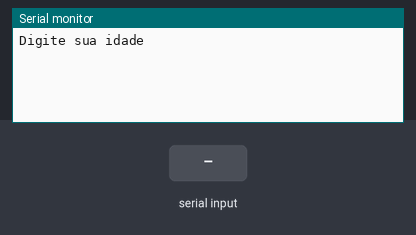
Bench run of a sketch on a simulated Arduino Uno, built with avr-gcc and run on an emulated ATmega328P. Shown: the last lines printed to the serial monitor. The inputs (shaded band) are chosen by the test bench.

Above: at 1.2 s.
1.3 s: "90,45\n" received over Serial
At 1.7 s:
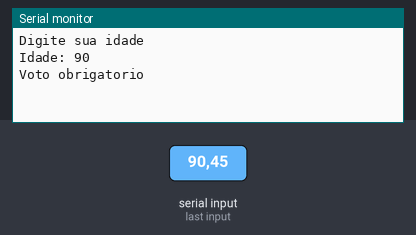
2.8 s: "30,150\n" received over Serial
At 4.0 s:
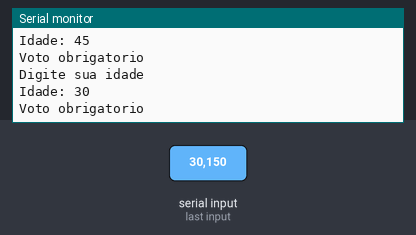
Timing chart, 0 to 5.8 s (numbered marks = the images above; inputs shaded):
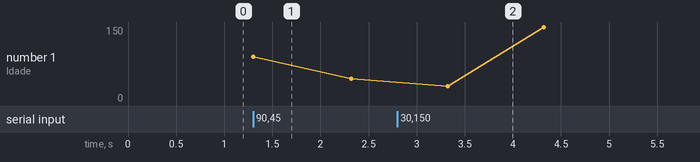

Measured:
- after the input at 1.3 s, the serial monitor: prints a new line at once (image 1)
- after the input at 2.8 s, the serial monitor: prints a new line after 0.52 s (image 2)

The sketch:

sizzling_snaget1.ino
```cpp
// C++ code
//variaveis
int idade = 0;

void setup()
{
 Serial.begin(9600);
}

void loop()
{
  //Entrada
   Serial.println("Digite sua idade");//mostra a mensagem na tela
   while( !Serial.available() );//espera o usuario dar <Enter>
   idade = Serial.parseInt();//transforma a idade em numero
   Serial.println("Idade: " + String(idade));

  if( idade >= 16 ){//se tornar verdadeiro - losango sim
    Serial.println("Voto obrigatorio");
  } else {//falso - losango nao
    Serial.println("sem idade para votar");
  }

  delay(1000); // Wait for 1000 millisecond(s)
}
```
